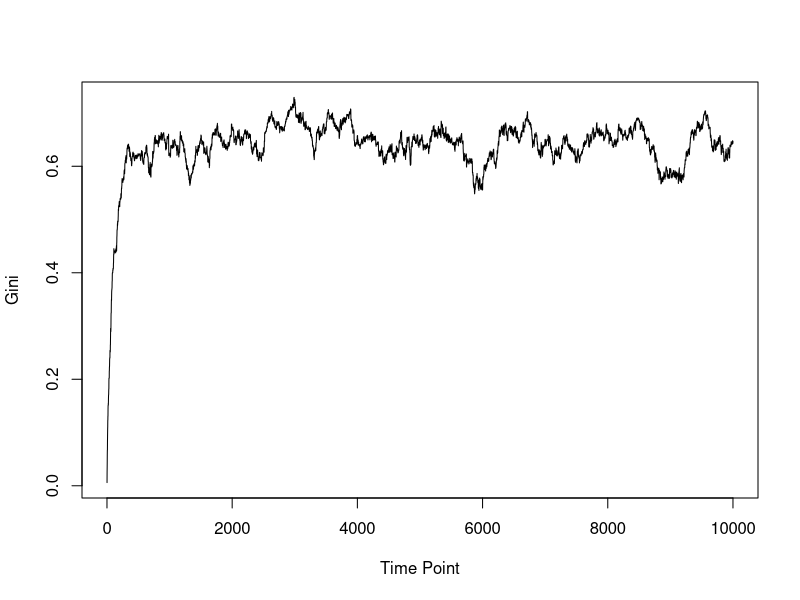
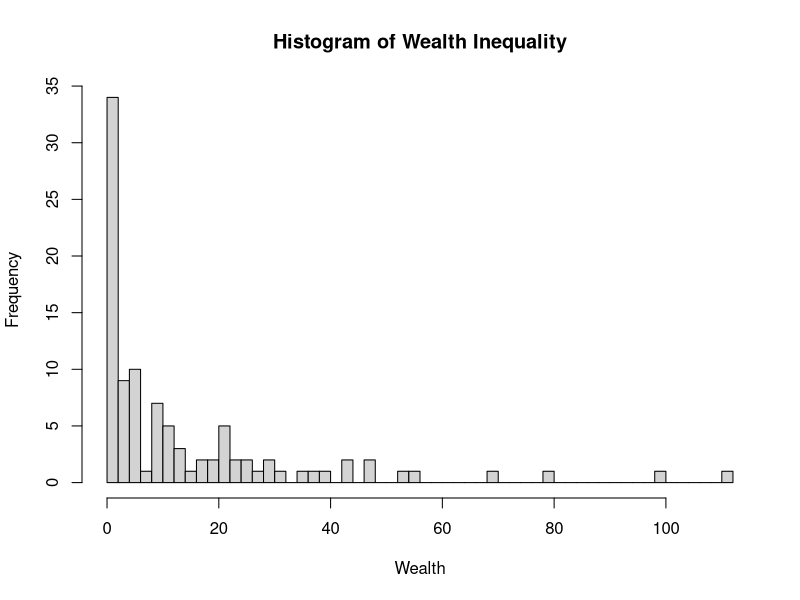

Recreate these plots in R, in order.
## ---- chunk 1
set.seed(2018-01-22)

# x is a vector of numbers.
# This function returns a single number, the Gini coefficient of the vector.
# A higher Gini means less equality between the numbers in the vector.
gini <- function(x){
  num <- 0
  for(i in seq_along(x)){
    num <- num + sum(abs(x[i] - x[-i]))
  }
  
  num / (2 * length(x) * sum(x))  
}

# There are 100 people in our economy, they each get $10 to start.
people <- rep(10, 100)

# This vector will keep track of the Gini for the economy 
# at each time point.
gini_snapshot <- rep(NA, 10000)

for(i in 1:10000){
  # Choose two people in the economy at random.
  a_ind <- sample(1:100, 1)
  b_ind <- sample(1:100, 1)
  
  # Find out how much money each person has.
  a_money <- people[a_ind]
  b_money <- people[b_ind]
  
  # Choose a random number of dollars that person A will give to person B.
  exchange <- sample(0:a_money, 1)
  
  # Subtract that amount of money from A's account.
  people[a_ind] <- a_money - exchange
  
  # Add that amount of money to B's account.
  people[b_ind] <- b_money + exchange
  
  # Calculate Gini coefficient for this time point in the simulation.
  gini_snapshot[i] <- gini(people)
}

plot(gini_snapshot, type = "l", xlab = "Time Point", ylab = "Gini")
hist(people, breaks = 50, xlab = "Wealth", 
     main = "Histogram of Wealth Inequality")
